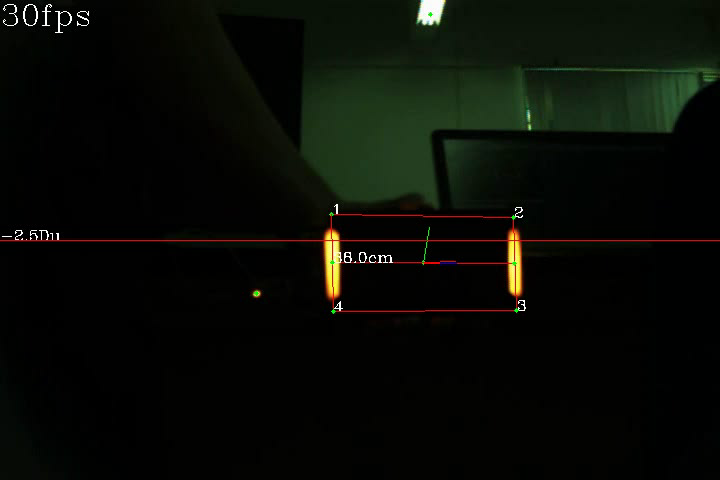
//> input picture 装甲板识别/armo.png, 720 x 480 px, given in place of testvideo.avi, which was not available
$ ./detect   (built with g++ and OpenCV 4)
//> lines starting //> are read from the running program, lines starting //| are printed output that depends on the picture; after the words box and inside, x2 and y2 are one past the last pixel; in counts of white or black regions, pixels touching at a corner belong together; pictures that were not available may be replaced by others from this repository, and a replacement may not be noted
#include "stdio.h"
#include<iostream>
#include <cmath>
#include <opencv2/opencv.hpp>
//#include <opencv2/core/core.hpp>
//#include <opencv2/highgui/highgui.hpp>
#include<string>
#include<ctime>
using namespace std;
using namespace cv;


#define RED 0
#define BLUE 1
#define SHOW_BIN_IMAGE 0

double getDistance (Point2f point1, Point2f point2)
{
    double distance = sqrtf(powf((point1.x - point2.x),2) + powf((point1.y - point2.y),2));
    return distance;
}

class LightDescriptor//灯管类
{
public:float width, length, angle, area;
    Point2f center,points[4],point2[2];
public:
    LightDescriptor() {};
    //让得到的灯条套上一个旋转矩形，以方便之后对角度这个特殊因素作为匹配标准
    LightDescriptor(const RotatedRect& light)
    {
        width = light.size.width;
        length = light.size.height;
        center = light.center;
        angle = light.angle;
        area = light.size.area();
        light.points(points);
        Point2f temp1=(points[0]+points[1])/2;
        Point2f temp2=(points[2]+points[1])/2;
        double dis1=getDistance(temp1,center);
        double dis2=getDistance(temp2,center);
        if(dis1>=dis2)
        {
            if(temp1.y<center.y)
            {
                point2[0]=temp1;
                point2[1]=2*center-temp1;
            }
            else
            {
                point2[1]=temp1;
                point2[0]=2*center-temp1;
            }
        }
        else
        {
            if(temp2.y<center.y)
            {
                point2[0]=temp2;
                point2[1]=2*center-temp2;
            }
            else
            {
                point2[1]=temp2;
                point2[0]=2*center-temp2;
            }
        }
    }
};


class detector//探测器类
{
private:
   //探测器需要的参数主要是灯条颜色，亮度阈值，单灯条的长宽比，两灯条的角度差，装甲板的面积，装甲板的长宽比
    int color ;//0 red;1 green;2 blue;
    int threshold;//二值化阈值，0-255；
    float lightdescriptor_length_width_ratio[2];//单灯条的长宽比阈值
    float angle_diff;//角度差下限，单位度
    float length_diff;//两灯条长度偏差阈值
    float lightescriptor_area;//装甲板面积下限，单位像素
    float armored_plate_length_width_ratio[2];//装甲板的长宽比阈值


    string filename;//文件名


public:
    detector() {};

    detector(int color,int threshold,float* lightdescriptor_length_width_ratio,float angle_diff,float length_diff,float lightescriptor_area,float* armored_plate_length_width_ratio,string filename="null")
    {
        this->color=color;
        this->threshold=threshold;
        (this->lightdescriptor_length_width_ratio)[0]=lightdescriptor_length_width_ratio[0];
        (this->lightdescriptor_length_width_ratio)[1]=lightdescriptor_length_width_ratio[1];
        this->angle_diff=angle_diff;
        this->length_diff=length_diff;
        this->lightescriptor_area=lightescriptor_area;
        (this->armored_plate_length_width_ratio)[0]=armored_plate_length_width_ratio[0];
        (this->armored_plate_length_width_ratio)[1]=armored_plate_length_width_ratio[1];
        this->filename=filename;
    }

    void detect()
    {
        VideoCapture video;
        if(filename=="null"){
            video.open(0);//默认开启摄像头
        }
        else{
            video.open(filename);
        }

        Mat frame, channels[3], colorsplit,binary, Gaussian, dilatee;


        VideoWriter writer;//写文件的类
        int codec=VideoWriter::fourcc('M','J','P','G');//输出视频格式
        double fps=15.0;//输出视频帧数
        string name="output.avi";//输出视频名称
        video>>frame;//读取视频一帧确定分辨率
//> frame is the input picture: 480 rows x 720 cols, CV_8UC3; mean B, G, R 6, 11.5, 8.9
        int frameH    = (int) frame.rows;
//> frameH = 480
	    int frameW    = (int) frame.cols;
//> frameW = 720
        Point2d a = Point2d(0,frameH/2);
//> a = Point(0, 240)
        Point2d b = Point2d(frameW,frameH/2);
//> b = Point(720, 240)
        cout<<frameH<<frameW<<endl;
//| 480720
        writer.open(name,codec,fps,frame.size(),1);


        vector<Point3d> model_points;//pnp解算世界坐标
        model_points.push_back(Point3d(-69.0f, +26.0f, 0)); // 左上角
        model_points.push_back(Point3d(+69.0f, +26.0f, 0));
        model_points.push_back(Point3d(+69.0f, -26.0f, 0));
        model_points.push_back(Point3d(-69.0f, -26.0f, 0)); // 右下角


        Mat camera_matrix = (Mat_<double>(3, 3) << 1000,0,frameW/2,0,1000,frameH/2,0,0,1);//相机参数
        Mat dist_coeffs = (Mat_<double>(5, 1) <<0,0,0,0,0);//畸变系数
        Mat rotation_vector;//旋转向量
	    Mat translation_vector;// 平移向量
        vector<Point3f> pointsets;
        pointsets.push_back(Point3f(20,0, 0));
        pointsets.push_back(Point3f(0,20,0));
        pointsets.push_back(Point3f(0,0,20));
        vector<Point2f> imagepoints;
        vector<vector<Point>> contours;
        vector<Vec4i> hierarchy;
        int Fps;


        namedWindow("video", WINDOW_FREERATIO);
        if(SHOW_BIN_IMAGE)namedWindow("video2", WINDOW_FREERATIO);
        while(1){
            clock_t start = clock();
            video >> frame;  //读取每帧
            if (frame.empty()) {
                cout<<"Video Load Done!"<<endl;
                break;//读取完退出
            }
        //预处理图像
            split(frame, channels); //通道分离
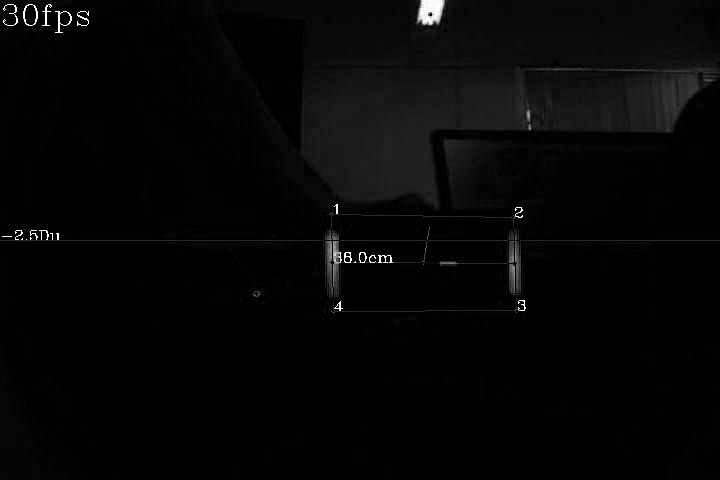
//> channels[0]: 480 rows x 720 cols, CV_8UC1; min 0, max 255, mean 6
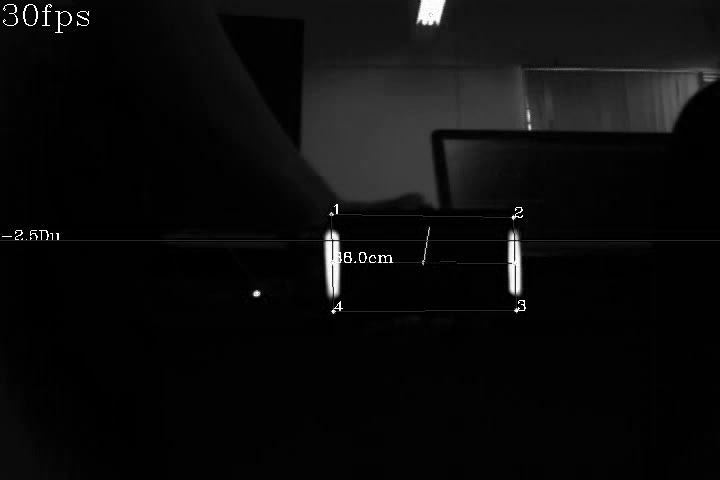
//> channels[1]: 480 rows x 720 cols, CV_8UC1; min 0, max 255, mean 11.5
            //colorsplit=channels[color];
            if(color==BLUE)
                colorsplit=channels[0];
            else
                colorsplit=channels[2];
            cv::threshold(colorsplit, binary, threshold, 255, 0);//二值化颜色通道
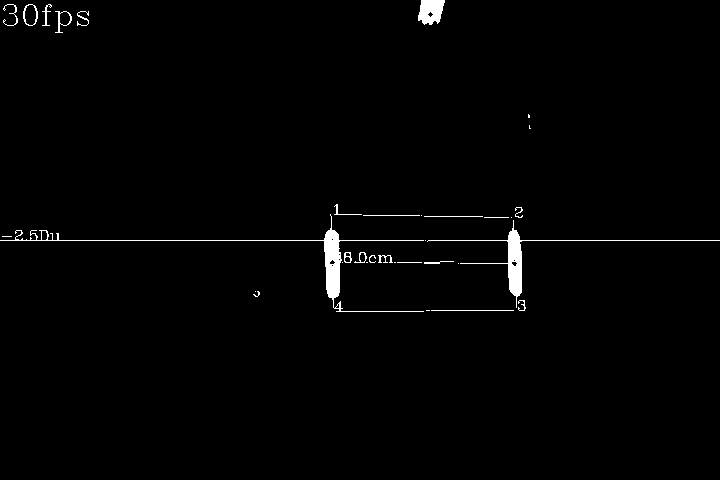
//> binary: 480 rows x 720 cols, CV_8UC1; 1.2% white; 34 white regions (13 under 20 px)
            GaussianBlur(binary, Gaussian, Size(5, 5), 0);//滤波
            Mat element = getStructuringElement(MORPH_RECT, Size(9,9));
            dilate(Gaussian, dilatee, element);//膨胀，把滤波得到的细灯条变宽
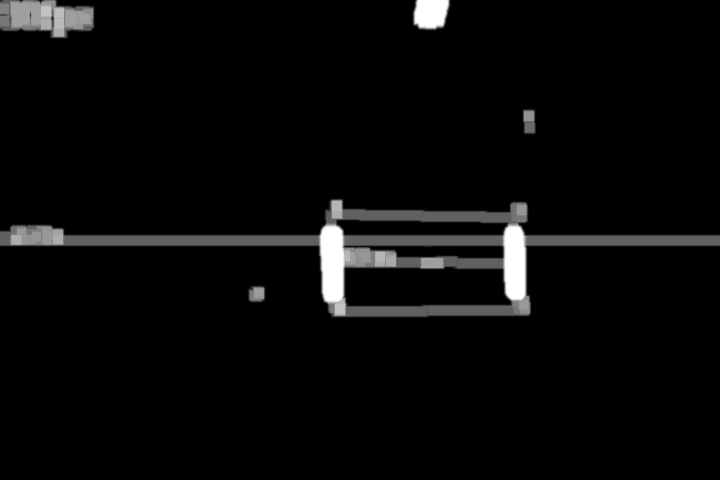
//> dilatee: 480 rows x 720 cols, CV_8UC1; min 0, max 255, mean 9
            Mat element1 = getStructuringElement(MORPH_RECT, Size(5, 5));//设置内核1
            Mat element2 = getStructuringElement(MORPH_RECT, Size(5, 5));//设置内核2
            morphologyEx(dilatee, dilatee, MORPH_OPEN, element1);//开运算(使图形明显)
            floodFill(dilatee, Point(0, 0), Scalar(0));//漫水法
//> dilatee: 480 rows x 720 cols, CV_8UC1; 1 pixels changed, all inside (x1, y1, x2, y2) = (0, 0, 1, 1)
            morphologyEx(dilatee, dilatee, MORPH_CLOSE, element2);//闭运算(减少图形数量)
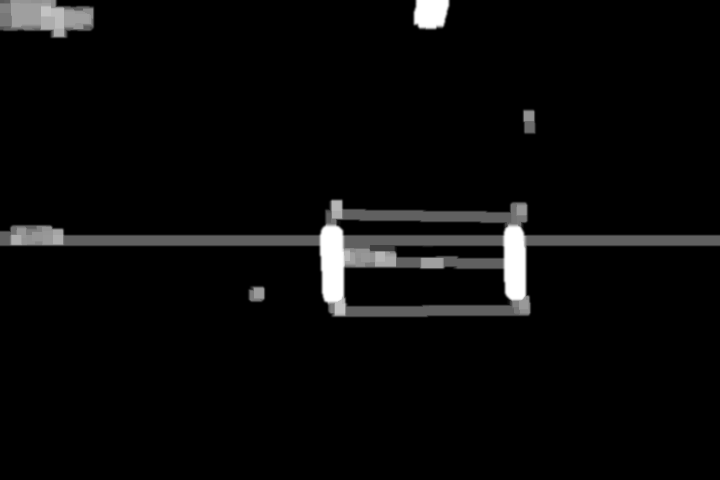
//> dilatee: 480 rows x 720 cols, CV_8UC1; min 0, max 255, mean 9
            findContours(dilatee, contours, hierarchy, RETR_TREE, CHAIN_APPROX_NONE);//轮廓检测
//> contours = 8 contours; box (x1, y1, x2, y2) and area: (0, 198, 720, 318) 29135, (345, 267, 507, 306) 5677, (0, 0, 95, 39) 2862, (341, 220, 504, 235) 1980, (397, 246, 503, 258) 1050, (412, 0, 451, 31) 1030, (522, 108, 537, 135) 340, (247, 285, 266, 303) 296
            sort(contours.begin(), contours.end(), [](const std::vector<cv::Point>& a, const std::vector<cv::Point>& b) {
                cv::Rect rectA = cv::boundingRect(a);
                cv::Rect rectB = cv::boundingRect(b);
                return rectA.x < rectB.x;
            });
            vector<LightDescriptor> lightInfos;//创建一个灯条类的动态数组


        //筛选灯条
            for (int i = 0; i < contours.size(); i++) {
            // 求轮廓面积
                double area = contourArea(contours[i]);
            // 去除较小轮廓&fitEllipse的限制条件
                if (area < lightescriptor_area || contours[i].size() <= 1)
                    continue;//太小了或者识别到的矩形亮块小于2块

            // 用椭圆拟合区域得到外接矩形
                RotatedRect Light_Rec = fitEllipse(contours[i]);
            // 长宽比限制
                if (Light_Rec.size.height / Light_Rec.size.width > lightdescriptor_length_width_ratio[1]||Light_Rec.size.height / Light_Rec.size.width < lightdescriptor_length_width_ratio[0])
                    continue;
                lightInfos.push_back(LightDescriptor(Light_Rec));
            }
//> this loop made 8 passes
//> (area, Light_Rec, width in LightDescriptor, length in LightDescriptor, center in LightDescriptor, angle in LightDescriptor, area in LightDescriptor, temp1 in LightDescriptor) on passes 2, 7: (2861.5, centre (44.7, 17.3), size (36.4, 110.9), angle 93.1, 36.36, 110.9, Point(44.72, 17.33), 93.15, 4034.4, Point(45.72, -0.826)), (1029.5, centre (430.4, 14.1), size (33.5, 41.8), angle 77.4, 33.46, 41.83, Point(430.4, 14.08), 77.42, 1399.6, Point(426.7, -2.24))
//> (area, Light_Rec, width in LightDescriptor, length in LightDescriptor, angle in LightDescriptor, area in LightDescriptor, temp1 in LightDescriptor, temp2 in LightDescriptor) on passes 1, 3, 5, 8: (29135, centre (383.6, 259.9), size (107.9, 635.2), angle 91.1, 107.9, 635.2, 91.06, 68556, Point(384.6, 206), Point(701.1, 265.8)), (296, centre (256.1, 293.5), size (19.2, 20.5), angle 74.3, 19.23, 20.51, 74.32, 394.3, Point(253.5, 284.2), Point(266, 290.7)), (5677, centre (421.8, 286.5), size (39.7, 215.6), angle 90.2, 39.72, 215.6, 90.17, 8564.8, Point(421.8, 266.6), Point(529.6, 286.8)), (339.5, centre (528.9, 121.1), size (14.9, 32.1), angle 175.9, 14.92, 32.09, 175.9, 478.7, Point(536.4, 120.6), Point(530.1, 137.1))


        //灯条间进行匹配
            for (size_t i = 0; i < lightInfos.size(); i++) {
                for (size_t j = i+1; j < lightInfos.size(); j++) {
                    LightDescriptor& leftLight = lightInfos[i];
                    LightDescriptor& rightLight = lightInfos[j];
                    Point2f vertices[4];//四个角点
                    vertices[0]=leftLight.point2[0];
                    vertices[1]=rightLight.point2[0];
                    vertices[2]=rightLight.point2[1];
                    vertices[3]=leftLight.point2[1];
                    circle(frame,leftLight.center,0.5,Scalar(0,255,0),3);

                    float angle1=leftLight.angle;float angle2=rightLight.angle;
                    if(abs(angle1-angle2)>90){angle1=180-angle1;}
                    float angleGap_ = abs(angle1 - angle2)>90?(180-abs(angle1 - angle2)):abs(angle1 - angle2);//两个备选灯条的角度偏差
                    float Len = (leftLight.length + rightLight.length) / 2; //均长
                    float Wid = pow(pow((leftLight.center.x - rightLight.center.x), 2) + pow((leftLight.center.y - rightLight.center.y), 2), 0.5);//中心距离近似为宽度
                    float len_wid_ratio=Wid/Len;
                    float angles =atan(leftLight.center.y-rightLight.center.y)/ (leftLight.center.x-rightLight.center.x)<0?180+atan(leftLight.center.y-rightLight.center.y)/ (leftLight.center.x-rightLight.center.x)/3.14159*180:atan(leftLight.center.y-rightLight.center.y)/ (leftLight.center.x-rightLight.center.x)/3.14159*180;
                    float angle=(angle1+angle2) / 2;
                    float delta;
                    if(abs(angles-angle)>90){delta=90-abs(180-angles-angle);}
                    else{delta=90-abs(angles-angle);}
                    float LenGap_ratio = abs(leftLight.length - rightLight.length) / max(leftLight.length, rightLight.length);//两备选灯条的长度偏差
                    float dis = Wid;
                    float meanLen = (leftLight.length + rightLight.length) / 2; //均长

                //匹配不通过的条件
                    if (angleGap_ > angle_diff||
                    LenGap_ratio >length_diff||
                    len_wid_ratio<armored_plate_length_width_ratio[0]
                    ||len_wid_ratio>armored_plate_length_width_ratio[1]||delta<50
                    ) {

                        continue;
                    }
                //绘制四边形
                    putText(frame,string("1"), vertices[0], FONT_HERSHEY_COMPLEX, 0.5, Scalar(255, 255, 255), 1, 3);
                    putText(frame,string("2"), vertices[1], FONT_HERSHEY_COMPLEX, 0.5, Scalar(255, 255, 255), 1, 3);
                    putText(frame,string("3"), vertices[2], FONT_HERSHEY_COMPLEX, 0.5, Scalar(255, 255, 255), 1, 3);
                    putText(frame,string("4"), vertices[3], FONT_HERSHEY_COMPLEX, 0.5, Scalar(255, 255, 255), 1, 3);
                    Point center = Point((leftLight.center.x + rightLight.center.x) / 2, (leftLight.center.y + rightLight.center.y) / 2);
                    for (int i = 0; i < 4; i++) {
                        line(frame, vertices[i], vertices[(i + 1) % 4], Scalar(0, 0, 255), 1);
                        circle(frame,vertices[i],0.5,Scalar(0,255,0),3);
                    }
                    circle(frame,center,0.5,Scalar(0,255,0),3);
                    line(frame,leftLight.center,rightLight.center, Scalar(0, 0, 255), 1);

                    vector<Point2d> image_points;//pnp解算像素坐标
                    image_points.push_back(Point2d(vertices[0]));
                    image_points.push_back(Point2d(vertices[1]));
                    image_points.push_back(Point2d(vertices[2]));
                    image_points.push_back(Point2d(vertices[3]));
                    solvePnP(model_points, image_points, camera_matrix, dist_coeffs, rotation_vector, translation_vector);
                    projectPoints(pointsets,rotation_vector,translation_vector,camera_matrix, dist_coeffs,imagepoints);
                    //cout<<image_points[0]<<endl;
                    line(frame, center, imagepoints[0], Scalar(255, 0, 0), 1);
                    line(frame, center, imagepoints[1], Scalar(0, 255, 0), 1);
                    line(frame, center, imagepoints[2], Scalar(0, 0, 255), 1);
                    Mat Rvec;
                    Mat_<float> Tvec;
                    rotation_vector.convertTo(Rvec, CV_32F);  // 旋转向量转换格式
                    translation_vector.convertTo(Tvec, CV_32F); // 平移向量转换格式

                    Mat_<float> rotMat(3, 3);
                    Rodrigues(Rvec, rotMat);
                    // 旋转向量转成旋转矩阵

                    Mat P_oc;
                    P_oc = rotMat.inv() * Tvec;
                    // 求解相机的世界坐标，得出p_oc的第三个元素即相机到物体的距离，单位是mm
                    float Dis=(pow(pow(P_oc.at<float>(0,0), 2) + pow(P_oc.at<float>(0,1), 2)+pow(P_oc.at<float>(0,3), 2), 0.5)*10)/100;
                    string s = to_string(int(Dis))+"."+to_string(int(Dis*10-int(Dis)*10))+"cm";
                    putText(frame,s, (vertices[0]+vertices[3])/2, FONT_HERSHEY_COMPLEX, 0.5, Scalar(255, 255, 255), 1, 3);

                    float angel=(atan(P_oc.at<float>(0,1)/P_oc.at<float>(0,2)))/3.14*180;
                    string s2 = to_string(int(angel))+"."+to_string(int(abs(angel*10-int(angel)*10)))+"Du";
                    putText(frame,s2, a, FONT_HERSHEY_COMPLEX, 0.5, Scalar(255, 255, 255), 1, 3);

                }
            }
//> this loop made 6 passes
//> frame: 480 rows x 720 cols, CV_8UC3; 63 pixels changed, all inside (x1, y1, x2, y2) = (43, 12, 433, 296)


        //计时并打印信息
            clock_t end = clock();
            Fps = (int)(CLOCKS_PER_SEC / (double)(end - start)  );
		    //cout <<"   "<< Fps << "帧" << endl;
            string s = to_string(Fps)+"fps";
            putText(frame, s, Point(0, 25), FONT_HERSHEY_COMPLEX, 1.0, Scalar(255, 255, 255), 1, 8);
            line(frame,a,b, Scalar(0, 0, 255), 1);


            writer.write(frame);
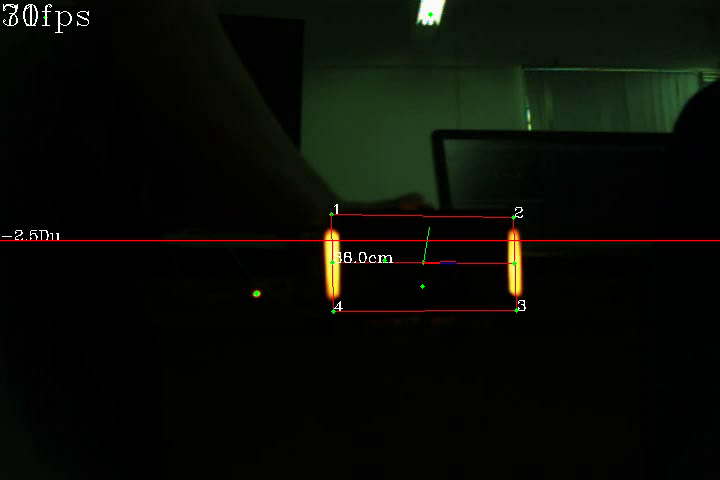
//> frame written to the video: 480 rows x 720 cols, CV_8UC3; mean B, G, R 6, 11.5, 9.1

            imshow("video", frame);
            if(SHOW_BIN_IMAGE)imshow("video2", dilatee);
            if(waitKey(30)==27){break;};
//> the Esc key is pressed


        }
        video.release();
        writer.release();
        destroyAllWindows();
    }
};


int main()
{
    int color =0;
    int threshold=140;
    float lightdescriptor_length_width_ratio[2]={1,10};
    float angle_diff=2;
    float length_diff=0.2;
    float lightescriptor_area=10;
    float armored_plate_length_width_ratio[2]={1,5};


    detector dec(color,threshold,lightdescriptor_length_width_ratio,angle_diff,length_diff,lightescriptor_area,armored_plate_length_width_ratio,"testvideo.avi");
    dec.detect();
    return 0;
}
